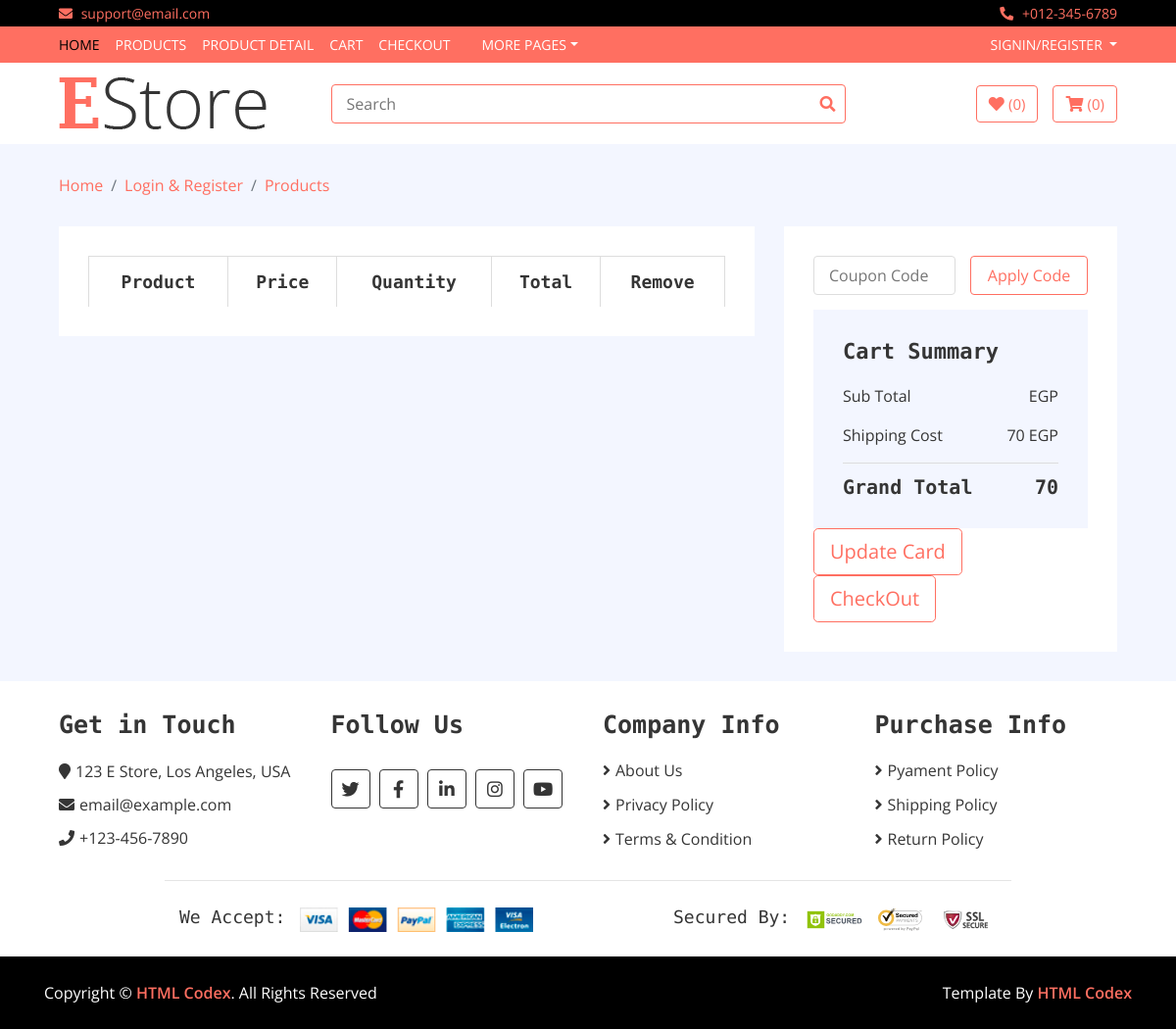
Before: /Dashboard/cart.php with the older database file.
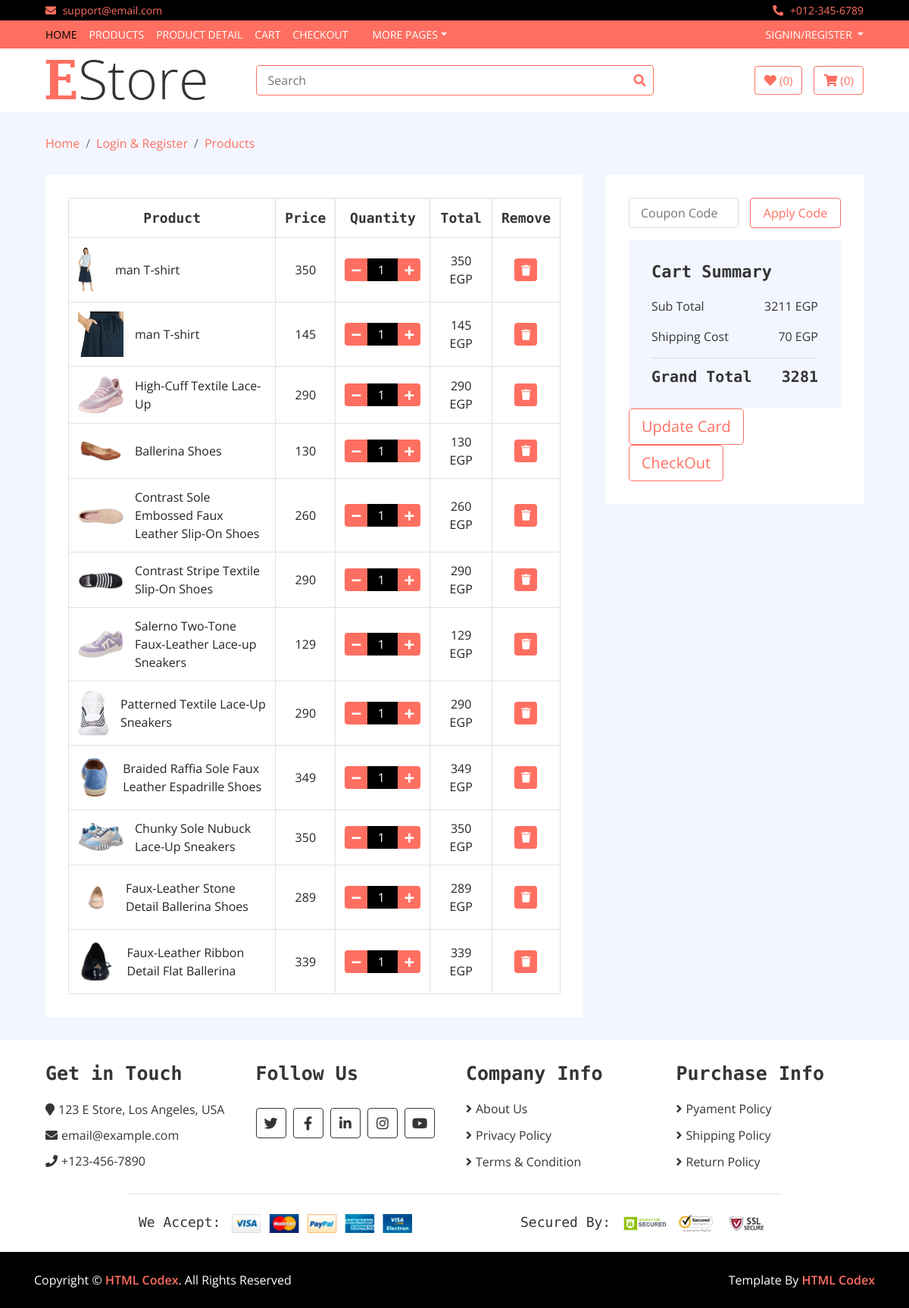
After: the same page with the newer database file.
### tables this page shows
CREATE TABLE `productdetails` (
  `id` int(11) NOT NULL,
  `product_Id` int(11) NOT NULL,
  `color_id` int(11) NOT NULL,
  `size_id` int(11) NOT NULL,
  `productPrice` int(11) NOT NULL,
  `productQuntity` int(11) NOT NULL,
  `product_Description` text NOT NULL,
  `product_Specificaton` text NOT NULL,
  `Review_id` int(11) NOT NULL DEFAULT 1,
  `unitsInStock` int(11) NOT NULL,
  `Discount` int(11) NOT NULL,
  `productAvailablity` varchar(50) NOT NULL COMMENT 'yes or no',
  `discountAvailablity` varchar(50) NOT NULL COMMENT 'there is discount yes or no',
  `productMadeDate` datetime NOT NULL DEFAULT current_timestamp()
);

CREATE TABLE `productimges` (
  `id` int(11) NOT NULL,
  `product_id` int(11) NOT NULL,
  `firstimage` varchar(250) NOT NULL,
  `secondimage` varchar(250) NOT NULL,
  `thirdimage` varchar(250) NOT NULL
);

CREATE TABLE `product` (
  `id` int(11) NOT NULL,
  `productname` varchar(250) NOT NULL,
  `product_cat_id` int(11) NOT NULL,
  `product_brand_id` int(11) NOT NULL,
  `product_status` varchar(100) NOT NULL COMMENT 'New ,Old ,used',
  `featured` varchar(50) NOT NULL COMMENT 'to make the product featured (1)True or not (0)false'
);

### Dashboard/cart.php (the view, shortened to what the changed rows need)
<?php
include 'helpers/dbconnection.php';
include 'header.php';
include 'navbar.php';
?>
    <div class="cart-page">
        <div class="container-fluid">
            <div class="row">
                <div class="col-lg-8">
                    <div class="cart-page-inner">
                        <div class="table-responsive">
                            <table class="table table-bordered">
                                <thead class="thead-dark">
                                    <tr>
                                        <th>Product</th>
                                        <th>Price</th>
                                        <th>Quantity</th>
                                        <th>Total</th>
                                        <th>Remove</th>
                                    </tr>
                                </thead>
                                <tbody class="align-middle">
                                     <?php
                                $sql = "SELECT `productdetails`.* ,`product`.`productname` ,`productimges`.`firstimage` FROM `productdetails` join `product` on `productdetails`.`product_Id` = `product`.`id` join `productimges` on `productdetails`.`id`=`productimges`.`product_id` ";
                                $op  = mysqli_query($conn,$sql);
                                while($data = mysqli_fetch_assoc($op)){
                             ?>
                                    <tr>
                                        <td>
                                            <div class="img">
                                                <a href="#"><img src="admin/productimages/uploads/<?php echo $data['firstimage'] ?>" alt="Image"></a>
                                                <p><?php echo $data['productname'];  ?> </p>
                                            </div>
                                        </td>
                                        <td><?php echo $data['productPrice']; ?></td>
                                        <td>
                                            <div class="qty">
                                                <button class="btn-minus"><i class="fa fa-minus"></i></button>
                                                <input type="text" value="<?php  echo $data['productQuntity']; ?> ">
                                                <button class="btn-plus"><i class="fa fa-plus"></i></button>
                                            </div>
                                        </td>
                                        <td><?php  $total = $data['productPrice'] * $data['productQuntity'];static $subtotal=0; $subtotal+=$total; echo $total.' '.'EGP';?></td>
                                        <td><button><i class="fa fa-trash"></i></button></td>
                                    </tr>
                                     <?php } ?>
                                </tbody>
                            </table>
                        </div>
                    </div>
                </div>
                <div class="col-lg-4">
                    <div class="cart-page-inner">
                        <div class="row">
                            <div class="col-md-12">
                                <div class="cart-summary">
                                    <div class="cart-content">
                                        <h1>Cart Summary</h1>
                                        <p>Sub Total<span><?php echo $subtotal.' '.'EGP'; ?></span></p>
                                        <h2>Grand Total<span><?php $grandTotal= $subtotal + 70; echo $grandTotal; ?> </span></h2>
                                    </div>
                                </div>
                            </div>
                        </div>
                    </div>
                </div>
            </div>
        </div>
    </div>
    <div class="footer">
        <div class="container-fluid">
            <div class="row">
                <div class="col-lg-3 col-md-6">
                    <div class="footer-widget">
                        <h2>Get in Touch</h2>
                    </div>
                </div>
                <div class="col-lg-3 col-md-6">
                    <div class="footer-widget">
                        <h2>Follow Us</h2>
                    </div>
                </div>
                <div class="col-lg-3 col-md-6">
                    <div class="footer-widget">
                        <h2>Company Info</h2>
                    </div>
                </div>
                <div class="col-lg-3 col-md-6">
                    <div class="footer-widget">
                        <h2>Purchase Info</h2>
                    </div>
                </div>
            </div>
            <div class="row payment align-items-center">
                <div class="col-md-6">
                    <div class="payment-method">
                        <h2>We Accept:</h2>
                    </div>
                </div>
                <div class="col-md-6">
                    <div class="payment-security">
                        <h2>Secured By:</h2>
                    </div>
                </div>
            </div>
        </div>
    </div>
</body>
</html>

Changed rows visible on the page:
added productdetails: productimges.firstimage (picture), product_Id.productname "man T-shirt", productPrice "350", productQuntity "1"
added productdetails: productimges.firstimage (picture), product_Id.productname "man T-shirt", productPrice "145", productQuntity "1"
added productdetails: productimges.firstimage (picture), product_Id.productname "High-Cuff Textile Lace-Up", productPrice "290", productQuntity "1"
added productdetails: productimges.firstimage (picture), product_Id.productname "Ballerina Shoes", productPrice "130", productQuntity "1"
added productdetails: productimges.firstimage (picture), product_Id.productname "Contrast Sole Embossed Faux Leather Slip-On Shoes", productPrice "260", productQuntity "1"
added productdetails: productimges.firstimage (picture), product_Id.productname "Contrast Stripe Textile Slip-On Shoes", productPrice "290", productQuntity "1"
added productdetails: productimges.firstimage (picture), product_Id.productname "Salerno Two-Tone Faux-Leather Lace-up Sneakers", productPrice "129", productQuntity "1"
added productdetails: productimges.firstimage (picture), product_Id.productname "Patterned Textile Lace-Up Sneakers", productPrice "290", productQuntity "1"
added productdetails: productimges.firstimage (picture), product_Id.productname "Braided Raffia Sole Faux Leather Espadrille Shoes", productPrice "349", productQuntity "1"
added productdetails: productimges.firstimage (picture), product_Id.productname "Chunky Sole Nubuck Lace-Up Sneakers", productPrice "350", productQuntity "1"
added productdetails: productimges.firstimage (picture), product_Id.productname "Faux-Leather Stone Detail Ballerina Shoes", productPrice "289", productQuntity "1"
added productdetails: productimges.firstimage (picture), product_Id.productname "Faux-Leather Ribbon Detail Flat Ballerina", productPrice "339", productQuntity "1"
Other visible differences:
$subtotal: (not shown) → "3211"
$grandTotal: "70" → "3281"
